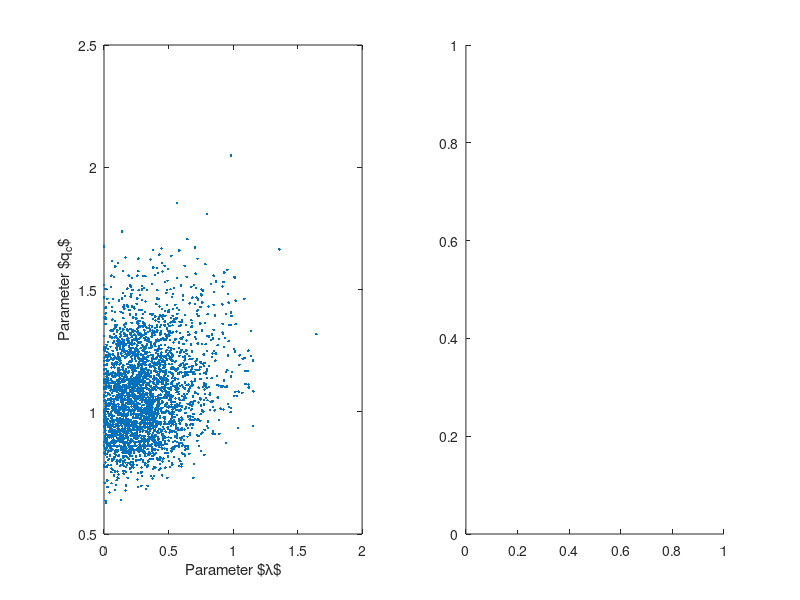

This chart was generated by the following MATLAB code: (Note: this script raises an error after producing the figure.)
%% Examples 11.5 and 11.9: Parameter estimation in Ornstein-Uhlenbeck
%
% Copyright: 
%   2018 - Simo Särkkä and Arno Solin
%
% License:
%   This software is provided under the MIT License. See the accompanying 
%   LICENSE file for details.

%%
% Simulate data
%
    % Lock random seed
    if exist('rng') % Octave doesn't have rng
      rng(1);
    else
      randn('state',1);
    end
    
    dt = 0.1;
    lambda = 0.5;
    q = 1;
    steps = 100;

    X = zeros(1,steps);
    T = zeros(1,steps);
    
    x = 0;
    t = 0;
    A = exp(-lambda*dt);
    Q = (q - q*exp(-2*dt*lambda))/(2*lambda);
    for k=1:steps
        X(k) = x;
        T(k) = t;
        x = A*x + sqrt(Q) * randn;
        t = t + dt;
    end
    
    figure(1); clf
    plot(T,X);
    
%%
% Closed-form maximum likelihood
%
    lambda_est = -1/dt * log(sum(X(1:end-1) .* X(2:end)) / ...
        sum(X(1:end-1) .* X(1:end-1)))
    q_est = 1/(length(X)-1) * (2*lambda_est / (1 - exp(-2*lambda_est*dt))) * ...
        sum((X(2:end) - exp(-lambda_est*dt) * X(1:end-1)).^2)
    
%%
% Optimized maximum likelihood
%
    a_f = @(lambda,q) exp(-lambda * dt);
    s_f = @(lambda,q) q/(2*lambda) * (1 - exp(-2*lambda*dt));
    
    ell = @(p) 0.5 * sum(log(2*pi*s_f(p(1),p(2))) + 1/s_f(p(1),p(2)) * (X(2:end) - a_f(p(1),p(2)) * X(1:end-1)).^2);
    
    p = fminsearch(ell,[1 1]);
    lambda_est_2 = p(1)
    q_est2 = p(2)

%%
% Optimized maximum likelihood from Euler-Maruyama
%
    a_f = @(lambda,q) (1 - lambda * dt);
    s_f = @(lambda,q) q*dt;
    
    ell_em = @(p) 0.5 * sum(log(2*pi*s_f(p(1),p(2))) + 1/s_f(p(1),p(2)) * (X(2:end) - a_f(p(1),p(2)) * X(1:end-1)).^2);
    
    p = fminsearch(ell_em,[1 1]);
    lambda_est_em = p(1)
    q_est_em = p(2)
    
%%
% Do some Metropolis-Hastings on the exact model.
%
    % Note that we do a change of variables such that
    % theta = (log q, log lambda), which
    % which leads to a correction term 1/q/lambda
    
    % Lock random seed
    if exist('rng') % Octave doesn't have rng
      rng(1);
    else
      randn('state',2);
    end
    
    nmcmc = 10000;
    samp = [];

    theta = [0 0];

    en = 0;
    accepted = 0;
    
    for j=1:nmcmc

        % Draw candidate
        new_theta = theta + 0.5*randn(1,2);
        
        % Evaluate energy
        new_en = ell(exp(new_theta)) - sum(new_theta);
        
        % Accept or reject
        if j == 1
            en = new_en;
        end
        a = min(1,exp(en - new_en));
        u = rand;

        if u <= a
            en = new_en;
            theta = new_theta;
            accepted = accepted + 1;
            %fprintf('Accepted: %f %f\n',theta);
        else
            %fprintf('Rejected\n');
        end
        samp = [samp; theta];

        if rem(j,1000) == 0
            fprintf('Acceptance rate %f\n',accepted/j);
        end
    end

    figure(1); clf;
    subplot(1,2,1);
    
      plot(exp(samp(:,1)),exp(samp(:,2)),'.');
      xlabel('Parameter $\lambda$');
      ylabel('Parameter $q_c$')

    subplot(1,2,2);
      [N,XE,YE] = ndhist(exp(samp(:,1:2)),20);
      pcolor(XE,YE,N);
      colormap(flipud(gray))
      shading flat;
      xlabel('Parameter $\lambda$');
      ylabel('Parameter $q_c$')

      
%%
% Do some Metropolis-Hastings on the E-M approximation.
%
    % Lock random seed
    if exist('rng') % Octave doesn't have rng
      rng(1);
    else
      randn('state',2);
    end
    
    nmcmc = 10000;
    samp_em = [];

    theta = [0 0];

    en = 0;
    accepted = 0;
    
    for j=1:nmcmc

        % Draw candidate
        new_theta = theta + 0.5*randn(1,2);
        
        % Evaluate energy
        new_en = ell_em(exp(new_theta)) - sum(new_theta);
        
        % Accept or reject
        if j == 1
            en = new_en;
        end
        a = min(1,exp(en - new_en));
        u = rand;

        if u <= a
            en = new_en;
            theta = new_theta;
            accepted = accepted + 1;
            %fprintf('Accepted: %f %f\n',theta);
        else
            %fprintf('Rejected\n');
        end
        samp_em = [samp_em; theta];

        if rem(j,1000) == 0
            fprintf('Acceptance rate %f\n',accepted/j);
        end
    end
    
    figure(1); clf;
    subplot(1,2,1);
      plot(exp(samp_em(:,1)),exp(samp_em(:,2)),'.');
      xlabel('Parameter $\lambda$');
      ylabel('Parameter $q_c$')

    subplot(1,2,2);
      [N,XE,YE] = ndhist(exp(samp_em(:,1:2)),20);
      pcolor(XE,YE,N);
      colormap(flipud(gray))
      shading flat;
      xlabel('Parameter $\lambda$');
      ylabel('Parameter $q_c$')


%%
% Fokker-Planck approximation
%
    L  = 15;
    h = 0.05;
    
    x_grid = (-L:h:L)';
    n = length(x_grid);

    f = -lambda * x_grid;
    
    Fa = q/2/h^2+f/h;
    Fb = -q/h^2-f/h;  
    Fc = repmat(q/2/h^2,n,1);
    
    F = spdiags([Fa Fb Fc],-1:1,n,n);

    fprintf('Computing the matrix exponential...');
    
    T_pde = expm(full(F*dt));
    pcolor(T_pde)
    shading flat

    fprintf('done.\n');
    
    t=0;
    pp = zeros(size(x_grid));
    ind = find(x_grid == 0);
    ind = find(x_grid == 0);
    pp(ind) = 1/h;
    for k=1:steps
         pp = T_pde * pp;
         pp_norm = pp ./ sum(pp) / h;
         t = t + dt;         
         %plot(x_grid,pp_norm)
         %pause(0.1);
         %drawnow;
    end
    
    figure(1); clf;
    plot(x_grid,pp_norm)
    
  %%
  % Plot the whole likelihood surfaces and MCMC results
  %
    [ll,qq] = meshgrid(0.01:0.01:2,0.01:0.01:2);
    lh    = zeros(size(ll));
    lh_em = zeros(size(ll));
    for i=1:size(ll,1)
        for j=1:size(ll,2)
            lh(i,j)    = ell([ll(i,j) qq(i,j)]);
            lh_em(i,j) = ell_em([ll(i,j) qq(i,j)]);
        end
    end
    
    figure(1); clf
    subplot(2,2,1); 
    imagesc(ll(1,:),qq(:,1),exp(-lh));
    hold on;
    
    plot(lambda_est,q_est,'*')
    xlabel('$\lambda$');
    ylabel('$q$');
    title('Exact likelihood');
    ax = axis; axis xy, box on
    colormap(flipud(gray))
    set(gca,'Layer','Top')
    set(gca,'XTick',0:.5:2.5,'YTick',0:.5:2.5)
    
    subplot(2,2,2); 
    n = size(samp,1);
    for i=1:1000:n
       ind = i:min(i+999,n);
       plot(exp(samp(ind,1)),exp(samp(ind,2)),'.','MarkerSize',3,'Color',[.5 .5 .5]);
       hold on;
    end
    xlabel('$\lambda$');
    ylabel('$q$');
    title('Exact MCMC');
    grid on; box on
    axis(ax);
    set(gca,'XTick',0:.5:2.5,'YTick',0:.5:2.5)

    subplot(2,2,3); 
    imagesc(ll(1,:),qq(:,1),exp(-lh_em));
    hold on;
    
    plot(lambda_est_em,q_est_em,'*')
    xlabel('$\lambda$');
    ylabel('$q$');
    title('Pseudo-likelihood');
    ax = axis; axis xy, box on
    colormap(flipud(gray))
    set(gca,'Layer','Top')
    set(gca,'XTick',0:.5:2.5,'YTick',0:.5:2.5)
        
    subplot(2,2,4); 
    n = size(samp_em,1);
    for i=1:1000:n
      ind = i:min(i+999,n);
      plot(exp(samp_em(ind,1)),exp(samp_em(ind,2)),'.','MarkerSize',3,'Color',[.5 .5 .5]);
      hold on;
    end
    xlabel('$\lambda$');
    ylabel('$q$');
    title('Pseudo-MCMC');
    grid on; box on
    axis(ax);
    set(gca,'XTick',0:.5:2.5,'YTick',0:.5:2.5)
   
%%
% Plot final figures
%

  % Exact likelihood
  figure(1); clf; hold on;
    
    imagesc(ll(1,:),qq(:,1),exp(-lh));
    
    h = plot(lambda_est,q_est,'*');
    set(h,'Color',[1 1 1]);
    xlabel('$\lambda$');
    ylabel('$q$');
    ax = axis; axis xy, box on
    colormap(flipud(gray))
    set(gca,'Layer','Top')
    set(gca,'XTick',0:.5:2.5,'YTick',0:.5:2.5)
    
  % Exact MCMC
  figure(2); clf;
    n = size(samp,1);
    for i=1:1000:n
       ind = i:min(i+999,n);
       plot(exp(samp(ind,1)),exp(samp(ind,2)),'.','MarkerSize',3,'Color',[.5 .5 .5]);
       hold on;
    end
    xlabel('$\lambda$');
    ylabel('$q$');
    grid on; box on
    axis(ax);
    set(gca,'XTick',0:.5:2.5,'YTick',0:.5:2.5)
    
  % Pseudo-likelihood
  figure(3); clf;
    imagesc(ll(1,:),qq(:,1),exp(-lh_em));
    hold on;
    h = plot(lambda_est_em,q_est_em,'*');
    set(h,'Color',[1 1 1]);
    xlabel('$\lambda$');
    ylabel('$q$');
    ax = axis; axis xy, box on
    colormap(flipud(gray))
    set(gca,'Layer','Top')
    set(gca,'XTick',0:.5:2.5,'YTick',0:.5:2.5)

  % Pseudo-MCMC
  figure(4); clf;
    n = size(samp_em,1);
    for i=1:1000:n
      ind = i:min(i+999,n);
      plot(exp(samp_em(ind,1)),exp(samp_em(ind,2)),'.','MarkerSize',3,'Color',[.5 .5 .5]);
      hold on;
    end
    xlabel('$\lambda$');
    ylabel('$q$');
    grid on; box on
    axis(ax);
    set(gca,'XTick',0:.5:2.5,'YTick',0:.5:2.5)
    
  % Trajectory
  figure(5); clf;
    h = plot(T,X);
    set(h,'Color',[0 0 0]);
    set(h,'LineWidth',1);
    xlabel('Time, $t$');
    ylabel('$x(t)$');
    